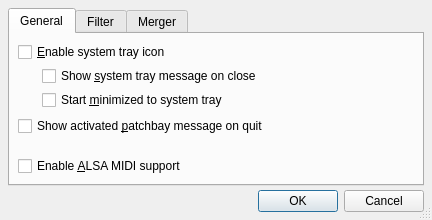
<?xml version="1.0" encoding="UTF-8"?>
<ui version="4.0">
 <author>rncbc aka Rui Nuno Capela</author>
 <comment>qpwgraph - A PipeWire Graph Qt GUI Interface

   Copyright (C) 2021-2025, rncbc aka Rui Nuno Capela. All rights reserved.

   This program is free software; you can redistribute it and/or
   modify it under the terms of the GNU General Public License
   as published by the Free Software Foundation; either version 2
   of the License, or (at your option) any later version.

   This program is distributed in the hope that it will be useful,
   but WITHOUT ANY WARRANTY; without even the implied warranty of
   MERCHANTABILITY or FITNESS FOR A PARTICULAR PURPOSE.  See the
   GNU General Public License for more details.

   You should have received a copy of the GNU General Public License along
   with this program; if not, write to the Free Software Foundation, Inc.,
   51 Franklin Street, Fifth Floor, Boston, MA 02110-1301 USA.

 </comment>
 <class>qpwgraph_options</class>
 <widget class="QDialog" name="qpwgraph_options">
  <property name="geometry">
   <rect>
    <x>0</x>
    <y>0</y>
    <width>240</width>
    <height>120</height>
   </rect>
  </property>
  <property name="windowTitle">
   <string>Options</string>
  </property>
  <property name="windowIcon">
   <iconset resource="qpwgraph.qrc">:/images/qpwgraph.svg</iconset>
  </property>
  <property name="sizeGripEnabled">
   <bool>true</bool>
  </property>
  <property name="maximumSize">
   <size>
    <width>480</width>
    <height>240</height>
   </size>
  </property>
  <layout class="QVBoxLayout">
   <item>
    <widget class="QTabWidget" name="OptionsTabWidget">
     <property name="currentIndex">
      <number>0</number>
     </property>
     <widget class="QWidget" name="GeneralTabPage">
      <attribute name="title">
       <string>General</string>
      </attribute>
      <layout class="QGridLayout">
       <item row="0" column="0" colspan="2">
        <widget class="QCheckBox" name="SystemTrayEnabledCheckBox">
         <property name="font">
          <font>
           <weight>50</weight>
           <bold>false</bold>
          </font>
         </property>
         <property name="toolTip">
          <string>Whether to enable the system tray icon</string>
         </property>
         <property name="text">
          <string>&amp;Enable system tray icon</string>
         </property>
        </widget>
       </item>
       <item row="1" column="0" rowspan="3">
        <spacer>
         <property name="orientation">
          <enum>Qt::Horizontal</enum>
         </property>
         <property name="sizeType">
          <enum>QSizePolicy::Minimum</enum>
         </property>
         <property name="sizeHint">
          <size>
           <width>20</width>
           <height>20</height>
          </size>
         </property>
        </spacer>
       </item>
       <item row="1" column="2" rowspan="3">
        <spacer>
         <property name="orientation">
          <enum>Qt::Horizontal</enum>
         </property>
         <property name="sizeType">
          <enum>QSizePolicy::Expanding</enum>
         </property>
         <property name="sizeHint">
          <size>
           <width>20</width>
           <height>20</height>
          </size>
         </property>
        </spacer>
       </item>
       <item row="1" column="1">
        <widget class="QCheckBox" name="SystemTrayQueryCloseCheckBox">
         <property name="font">
          <font>
           <weight>50</weight>
           <bold>false</bold>
          </font>
         </property>
         <property name="toolTip">
          <string>Whether to show system tray message on main window close</string>
         </property>
         <property name="text">
          <string>Show &amp;system tray message on close</string>
         </property>
        </widget>
       </item>
       <item row="2" column="1">
        <widget class="QCheckBox" name="SystemTrayStartMinimizedCheckBox">
         <property name="font">
          <font>
           <weight>50</weight>
           <bold>false</bold>
          </font>
         </property>
         <property name="toolTip">
          <string>Whether to start minimized to system tray</string>
         </property>
         <property name="text">
          <string>Start &amp;minimized to system tray</string>
         </property>
        </widget>
       </item>
       <item row="3" column="0" colspan="3">
        <spacer>
         <property name="orientation">
          <enum>Qt::Vertical</enum>
         </property>
         <property name="sizeType">
          <enum>QSizePolicy::Expanding</enum>
         </property>
         <property name="sizeHint">
          <size>
           <width>20</width>
           <height>8</height>
          </size>
         </property>
        </spacer>
       </item>
       <item row="4" column="0" colspan="3">
        <widget class="QCheckBox" name="PatchbayQueryQuitCheckBox">
         <property name="font">
          <font>
           <weight>50</weight>
           <bold>false</bold>
          </font>
         </property>
         <property name="toolTip">
          <string>Whether to show activated patchbay message on application quit</string>
         </property>
         <property name="text">
          <string>Show activated &amp;patchbay message on quit</string>
         </property>
        </widget>
       </item>
       <item row="5" column="0" colspan="3">
        <spacer>
         <property name="orientation">
          <enum>Qt::Vertical</enum>
         </property>
         <property name="sizeType">
          <enum>QSizePolicy::Expanding</enum>
         </property>
         <property name="sizeHint">
          <size>
           <width>20</width>
           <height>8</height>
          </size>
         </property>
        </spacer>
       </item>
       <item row="6" column="0" colspan="3">
        <spacer>
         <property name="orientation">
          <enum>Qt::Vertical</enum>
         </property>
         <property name="sizeType">
          <enum>QSizePolicy::Expanding</enum>
         </property>
         <property name="sizeHint">
          <size>
           <width>20</width>
           <height>20</height>
          </size>
         </property>
        </spacer>
       </item>
       <item row="7" column="0" colspan="3">
        <widget class="QCheckBox" name="AlsaMidiEnabledCheckBox">
         <property name="font">
          <font>
           <weight>50</weight>
           <bold>false</bold>
          </font>
         </property>
         <property name="toolTip">
          <string>Whether to enable ALSA MIDI support</string>
         </property>
         <property name="text">
          <string>Enable &amp;ALSA MIDI support</string>
         </property>
        </widget>
       </item>
      </layout>
     </widget>
     <widget class="QWidget" name="FilterNodesTabPage">
      <attribute name="title">
       <string>Filter</string>
      </attribute>
      <layout class="QGridLayout">
       <item row="0" column="0" colspan="2">
        <widget class="QCheckBox" name="FilterNodesEnabledCheckBox">
         <property name="font">
          <font>
           <weight>50</weight>
           <bold>false</bold>
          </font>
         </property>
         <property name="toolTip">
          <string>Whether to filter / hide nodes from the graph</string>
         </property>
         <property name="text">
          <string>Enable filter / hide nodes</string>
         </property>
        </widget>
       </item>
       <item row="1" column="0">
        <widget class="QComboBox" name="FilterNodesNameComboBox">
         <property name="font">
          <font>
           <weight>50</weight>
           <bold>false</bold>
          </font>
         </property>
         <property name="toolTip">
          <string>Node name (regex)</string>
         </property>
         <property name="editable">
          <bool>true</bool>
         </property>
        </widget>
       </item>
       <item row="1" column="1">
        <widget class="QToolButton" name="FilterNodesAddToolButton">
         <property name="minimumSize">
          <size>
           <width>72</width>
           <height>24</height>
          </size>
         </property>
         <property name="font">
          <font>
           <weight>50</weight>
           <bold>false</bold>
          </font>
         </property>
         <property name="toolTip">
          <string>Add node name (regex) to filter / hide list</string>
         </property>
         <property name="text">
          <string>&amp;Add</string>
         </property>
         <property name="toolButtonStyle">
          <enum>Qt::ToolButtonTextBesideIcon</enum>
         </property>
        </widget>
       </item>
       <item row="2" column="0" rowspan="3">
        <widget class="QListWidget" name="FilterNodesListWidget">
         <property name="minimumSize">
          <size>
           <width>320</width>
           <height>80</height>
          </size>
         </property>
         <property name="font">
          <font>
           <weight>50</weight>
           <bold>false</bold>
          </font>
         </property>
         <property name="toolTip">
          <string>Node name (regex) filter / hide list</string>
         </property>
         <property name="selectionBehavior">
          <enum>QAbstractItemView::SelectRows</enum>
         </property>
         <property name="uniformItemSizes">
          <bool>true</bool>
         </property>
        </widget>
       </item>
       <item row="2" column="1">
        <widget class="QToolButton" name="FilterNodesRemoveToolButton">
         <property name="minimumSize">
          <size>
           <width>72</width>
           <height>24</height>
          </size>
         </property>
         <property name="font">
          <font>
           <weight>50</weight>
           <bold>false</bold>
          </font>
         </property>
         <property name="toolTip">
          <string>Remove node name (regex) from filter / hide list</string>
         </property>
         <property name="text">
          <string>&amp;Remove</string>
         </property>
         <property name="toolButtonStyle">
          <enum>Qt::ToolButtonTextBesideIcon</enum>
         </property>
        </widget>
       </item>
       <item row="3" column="1">
        <spacer>
         <property name="orientation">
          <enum>Qt::Vertical</enum>
         </property>
         <property name="sizeHint">
          <size>
           <width>20</width>
           <height>8</height>
          </size>
         </property>
        </spacer>
       </item>
       <item row="4" column="1">
        <widget class="QToolButton" name="FilterNodesClearToolButton">
         <property name="minimumSize">
          <size>
           <width>72</width>
           <height>24</height>
          </size>
         </property>
         <property name="font">
          <font>
           <weight>50</weight>
           <bold>false</bold>
          </font>
         </property>
         <property name="toolTip">
          <string>Clear filter / hide list</string>
         </property>
         <property name="text">
          <string>&amp;Clear</string>
         </property>
         <property name="toolButtonStyle">
          <enum>Qt::ToolButtonTextBesideIcon</enum>
         </property>
        </widget>
       </item>
       <item row="5" column="0" colspan="2">
        <spacer>
         <property name="orientation">
          <enum>Qt::Vertical</enum>
         </property>
         <property name="sizeType">
          <enum>QSizePolicy::Expanding</enum>
         </property>
         <property name="sizeHint">
          <size>
           <width>20</width>
           <height>8</height>
          </size>
         </property>
        </spacer>
       </item>
      </layout>
     </widget>
     <widget class="QWidget" name="MergerNodesTabPage">
      <attribute name="title">
       <string>Merger</string>
      </attribute>
      <layout class="QGridLayout">
       <item row="0" column="0" colspan="2">
        <widget class="QCheckBox" name="MergerNodesEnabledCheckBox">
         <property name="font">
          <font>
           <weight>50</weight>
           <bold>false</bold>
          </font>
         </property>
         <property name="toolTip">
          <string>Whether to merge / unify nodes on the patchbay</string>
         </property>
         <property name="text">
          <string>Enable merge / unify nodes</string>
         </property>
        </widget>
       </item>
       <item row="1" column="0">
        <widget class="QComboBox" name="MergerNodesNameComboBox">
         <property name="font">
          <font>
           <weight>50</weight>
           <bold>false</bold>
          </font>
         </property>
         <property name="toolTip">
          <string>Node name (regex)</string>
         </property>
         <property name="editable">
          <bool>true</bool>
         </property>
        </widget>
       </item>
       <item row="1" column="1">
        <widget class="QToolButton" name="MergerNodesAddToolButton">
         <property name="minimumSize">
          <size>
           <width>72</width>
           <height>24</height>
          </size>
         </property>
         <property name="font">
          <font>
           <weight>50</weight>
           <bold>false</bold>
          </font>
         </property>
         <property name="toolTip">
          <string>Add node name (regex) to merger / unify list</string>
         </property>
         <property name="text">
          <string>&amp;Add</string>
         </property>
         <property name="toolButtonStyle">
          <enum>Qt::ToolButtonTextBesideIcon</enum>
         </property>
        </widget>
       </item>
       <item row="2" column="0" rowspan="3">
        <widget class="QListWidget" name="MergerNodesListWidget">
         <property name="minimumSize">
          <size>
           <width>320</width>
           <height>80</height>
          </size>
         </property>
         <property name="font">
          <font>
           <weight>50</weight>
           <bold>false</bold>
          </font>
         </property>
         <property name="toolTip">
          <string>Node name (regex) merger / unify list</string>
         </property>
         <property name="selectionBehavior">
          <enum>QAbstractItemView::SelectRows</enum>
         </property>
         <property name="uniformItemSizes">
          <bool>true</bool>
         </property>
        </widget>
       </item>
       <item row="2" column="1">
        <widget class="QToolButton" name="MergerNodesRemoveToolButton">
         <property name="minimumSize">
          <size>
           <width>72</width>
           <height>24</height>
          </size>
         </property>
         <property name="font">
          <font>
           <weight>50</weight>
           <bold>false</bold>
          </font>
         </property>
         <property name="toolTip">
          <string>Remove node name (regex) from merger / unify list</string>
         </property>
         <property name="text">
          <string>&amp;Remove</string>
         </property>
         <property name="toolButtonStyle">
          <enum>Qt::ToolButtonTextBesideIcon</enum>
         </property>
        </widget>
       </item>
       <item row="3" column="1">
        <spacer>
         <property name="orientation">
          <enum>Qt::Vertical</enum>
         </property>
         <property name="sizeHint">
          <size>
           <width>20</width>
           <height>8</height>
          </size>
         </property>
        </spacer>
       </item>
       <item row="4" column="1">
        <widget class="QToolButton" name="MergerNodesClearToolButton">
         <property name="minimumSize">
          <size>
           <width>72</width>
           <height>24</height>
          </size>
         </property>
         <property name="font">
          <font>
           <weight>50</weight>
           <bold>false</bold>
          </font>
         </property>
         <property name="toolTip">
          <string>Clear merger / unify list</string>
         </property>
         <property name="text">
          <string>&amp;Clear</string>
         </property>
         <property name="toolButtonStyle">
          <enum>Qt::ToolButtonTextBesideIcon</enum>
         </property>
        </widget>
       </item>
       <item row="5" column="0" colspan="2">
        <spacer>
         <property name="orientation">
          <enum>Qt::Vertical</enum>
         </property>
         <property name="sizeType">
          <enum>QSizePolicy::Expanding</enum>
         </property>
         <property name="sizeHint">
          <size>
           <width>20</width>
           <height>8</height>
          </size>
         </property>
        </spacer>
       </item>
      </layout>
     </widget>
    </widget>
   </item>
   <item>
    <widget class="QDialogButtonBox" name="DialogButtonBox">
     <property name="orientation">
      <enum>Qt::Horizontal</enum>
     </property>
     <property name="standardButtons">
      <set>QDialogButtonBox::Cancel|QDialogButtonBox::Ok</set>
     </property>
    </widget>
   </item>
  </layout>
 </widget>
 <layoutdefault spacing="4" margin="8"/>
 <tabstops>
  <tabstop>OptionsTabWidget</tabstop>
  <tabstop>SystemTrayEnabledCheckBox</tabstop>
  <tabstop>SystemTrayQueryCloseCheckBox</tabstop>
  <tabstop>SystemTrayStartMinimizedCheckBox</tabstop>
  <tabstop>PatchbayQueryQuitCheckBox</tabstop>
  <tabstop>AlsaMidiEnabledCheckBox</tabstop>
  <tabstop>FilterNodesEnabledCheckBox</tabstop>
  <tabstop>FilterNodesNameComboBox</tabstop>
  <tabstop>FilterNodesAddToolButton</tabstop>
  <tabstop>FilterNodesListWidget</tabstop>
  <tabstop>FilterNodesRemoveToolButton</tabstop>
  <tabstop>FilterNodesClearToolButton</tabstop>
  <tabstop>MergerNodesEnabledCheckBox</tabstop>
  <tabstop>MergerNodesNameComboBox</tabstop>
  <tabstop>MergerNodesAddToolButton</tabstop>
  <tabstop>MergerNodesListWidget</tabstop>
  <tabstop>MergerNodesRemoveToolButton</tabstop>
  <tabstop>MergerNodesClearToolButton</tabstop>
  <tabstop>DialogButtonBox</tabstop>
 </tabstops>
 <resources>
  <include location="qpwgraph.qrc"/>
 </resources>
 <connections/>
</ui>
